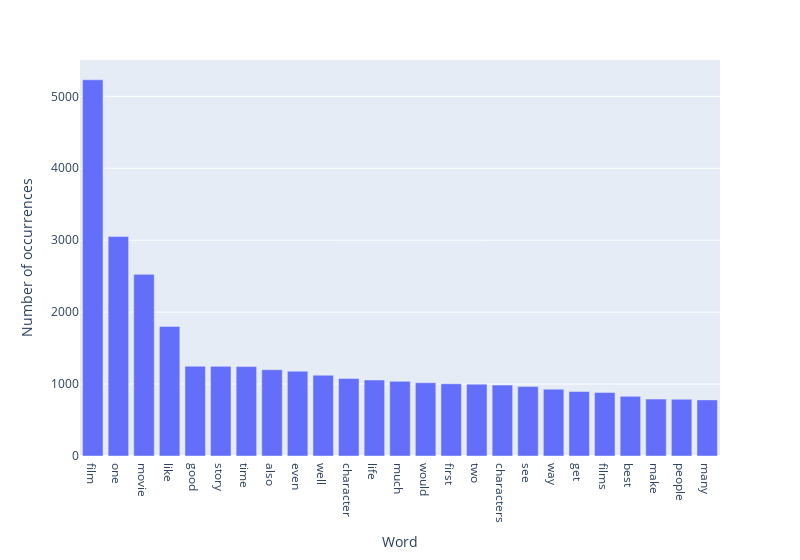

The cell this chart's notebook holds for it:
### Code cell
pos_word_freq_wo_stopwords = most_frequent_terms(positive_reviews_words, True, True, number_terms)

### Figure 1 — Plotly figure (JSON) as saved in the notebook; plotly's stock layout.template omitted (floating-point values rounded to 4 significant figures)
{"data": [{"alignmentgroup": "True", "hovertemplate": "Word=%{x}<br>Number of occurrences=%{y}<extra></extra>", "legendgroup": "", "marker": {"color": "#636efa", "pattern": {"shape": ""}}, "name": "", "offsetgroup": "", "orientation": "v", "showlegend": false, "textposition": "auto", "x": ["film", "one", "movie", "like", "good", "story", "time", "also", "even", "well", "character", "life", "much", "would", "first", "two", "characters", "see", "way", "get", "films", "best", "make", "people", "many"], "xaxis": "x", "y": [5230, 3052, 2525, 1802, 1248, 1246, 1243, 1200, 1179, 1123, 1078, 1057, 1038, 1019, 1004, 999, 986, 965, 929, 897, 884, 829, 791, 789, 780], "yaxis": "y", "type": "bar"}], "layout": {"xaxis": {"anchor": "y", "domain": [0.0, 1.0], "title": {"text": "Word"}}, "yaxis": {"anchor": "x", "domain": [0.0, 1.0], "title": {"text": "Number of occurrences"}}, "legend": {"tracegroupgap": 0}, "margin": {"t": 60}, "barmode": "relative", "width": 800}}
